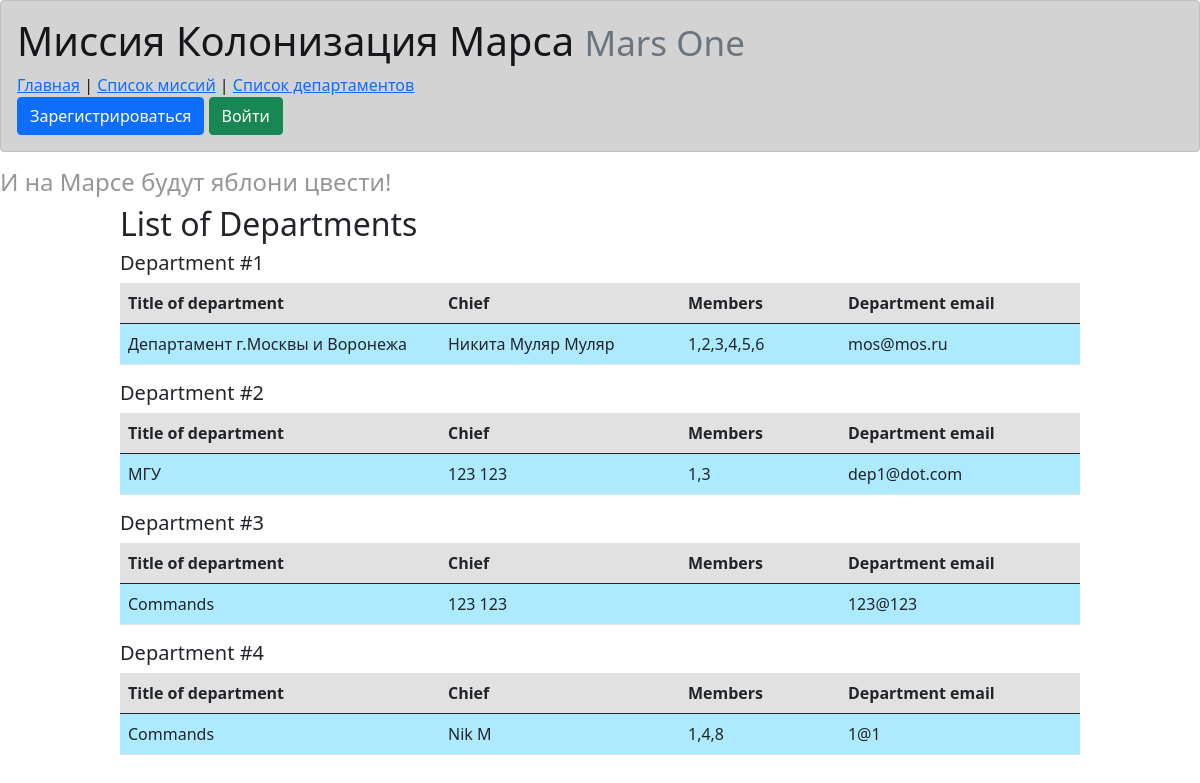
The page /departments on the database its author committed.
### data/departments.py (models this page shows)
class Department(SqlAlchemyBase):
    __tablename__ = 'departments'
    id = sqlalchemy.Column(sqlalchemy.Integer, primary_key=True, autoincrement=True)
    title = sqlalchemy.Column(sqlalchemy.String, nullable=True)
    chief = sqlalchemy.Column(sqlalchemy.Integer, sqlalchemy.ForeignKey('users.id'), nullable=True)
    members = sqlalchemy.Column(sqlalchemy.String, nullable=True)
    email = sqlalchemy.Column(sqlalchemy.Integer, nullable=True)
    user = orm.relationship("User")

### data/users.py (models this page shows, shortened)
class User(SqlAlchemyBase, UserMixin):
    __tablename__ = 'users'
    id = sqlalchemy.Column(sqlalchemy.Integer, primary_key=True, autoincrement=True)
    surname = sqlalchemy.Column(sqlalchemy.String, nullable=True)
    name = sqlalchemy.Column(sqlalchemy.String, nullable=True)
    age = sqlalchemy.Column(sqlalchemy.Integer, nullable=True)
    position = sqlalchemy.Column(sqlalchemy.String, nullable=True)
    speciality = sqlalchemy.Column(sqlalchemy.String, nullable=True)
    address = sqlalchemy.Column(sqlalchemy.String, nullable=True)
    email = sqlalchemy.Column(sqlalchemy.String, nullable=False, unique=True, index=True)
    hashed_password = sqlalchemy.Column(sqlalchemy.String, nullable=True)
    modified_date = sqlalchemy.Column(sqlalchemy.DateTime, default=datetime.datetime.now)

### main.py (the view)
@app.route('/departments')
def list_departs():
    db_sess = db_session.create_session()
    res = db_sess.query(Department).all()
    return render_template('departments.html', departs=res)

### data/db_session.py (called while the page is built)
def create_session() -> Session:
    global __factory
    return __factory()

### templates/departments.html (shortened to what this page needs)
{% extends "base.html" %}
{% block content %}
<h2 id="spec2">List of Departments</h2>
<div id="work_logs">
{% for dep in departs %}
<h5>Department #{{ dep.id }}</h5>
<table class="table">
  <thead class="thead-light">
    <tr class="d-flex" style="background-color: #e1e1e1">
      <th scope="col" class="col-4">Title of department</th>
      <th scope="col" class="col-3">Chief</th>
      <th scope="col" class="col-2">Members</th>
      <th scope="col" class="col-3">Department email</th>
    </tr>
  </thead>
  <tbody>
    <tr class="d-flex" style="background-color: #aeeaff">
      <td class="col-4">{{ dep.title }}</td>
      <td class="col-3">{{ dep.user.name }} {{ dep.user.surname }}</td>
      <td class="col-2">{{ dep.members }}</td>
      <td class="col-3">{{ dep.email }}</td>
    </tr>
  </tbody>
</table>
{% endfor %}
</div>
{% endblock %}

### static/css/style.css (style rules this page uses)
h2 { margin-left: 20%; }
#work_logs { max-width: 80%; margin-left: 10%; margin-right: 10%; }
#spec2 { margin-left: 10%; }

### rows shown on the page
Department: id "1", title "Департамент г.Москвы и Воронежа", user.name "Никита Муляр", user.surname "Муляр", members "1,2,3,4,5,6", email "mos@mos.ru"
Department: id "2", title "МГУ", user.name "123", user.surname "123", members "1,3", email "dep1@dot.com"
Department: id "3", title "Commands", user.name "123", user.surname "123", email "123@123"
Department: id "4", title "Commands", user.name "Nik", user.surname "M", members "1,4,8", email "1@1"
